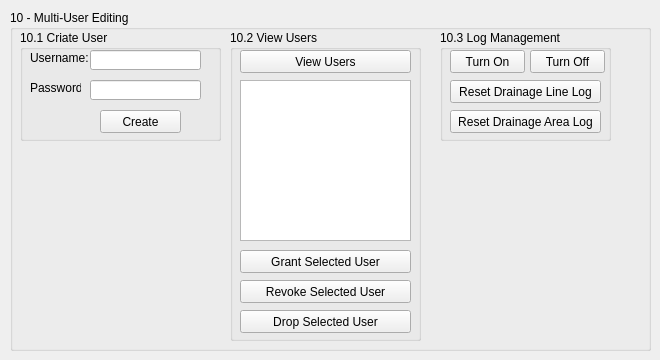
   <widget class="QWidget" name="tab_5">
    <attribute name="title">
     <string>Multi-User Editing</string>
    </attribute>
    <widget class="QGroupBox" name="groupBox_53">
     <property name="geometry">
      <rect>
       <x>10</x>
       <y>10</y>
       <width>641</width>
       <height>341</height>
      </rect>
     </property>
     <property name="title">
      <string>10 - Multi-User Editing</string>
     </property>
     <widget class="QGroupBox" name="groupBox_54">
      <property name="geometry">
       <rect>
        <x>430</x>
        <y>20</y>
        <width>171</width>
        <height>111</height>
       </rect>
      </property>
      <property name="title">
       <string>10.3 Log Management</string>
      </property>
      <widget class="QPushButton" name="pushButton_turn_off_audit">
       <property name="geometry">
        <rect>
         <x>90</x>
         <y>20</y>
         <width>75</width>
         <height>23</height>
        </rect>
       </property>
       <property name="text">
        <string>Turn Off</string>
       </property>
      </widget>
      <widget class="QPushButton" name="pushButton_turn_on_audit">
       <property name="geometry">
        <rect>
         <x>10</x>
         <y>20</y>
         <width>75</width>
         <height>23</height>
        </rect>
       </property>
       <property name="text">
        <string>Turn On</string>
       </property>
      </widget>
      <widget class="QPushButton" name="pushButton_reset_drainage_line_audit">
       <property name="geometry">
        <rect>
         <x>10</x>
         <y>50</y>
         <width>151</width>
         <height>23</height>
        </rect>
       </property>
       <property name="text">
        <string>Reset Drainage Line Log</string>
       </property>
      </widget>
      <widget class="QPushButton" name="pushButton_reset_drainage_area_audit">
       <property name="geometry">
        <rect>
         <x>10</x>
         <y>80</y>
         <width>151</width>
         <height>23</height>
        </rect>
       </property>
       <property name="text">
        <string>Reset Drainage Area Log</string>
       </property>
      </widget>
     </widget>
     <widget class="QGroupBox" name="groupBox_46">
      <property name="geometry">
       <rect>
        <x>220</x>
        <y>20</y>
        <width>191</width>
        <height>311</height>
       </rect>
      </property>
      <property name="title">
       <string>10.2 View Users</string>
      </property>
      <widget class="QPushButton" name="pushButton_drop_role">
       <property name="geometry">
        <rect>
         <x>10</x>
         <y>280</y>
         <width>171</width>
         <height>23</height>
        </rect>
       </property>
       <property name="text">
        <string>Drop Selected User</string>
       </property>
      </widget>
      <widget class="QPushButton" name="pushButton_check_role">
       <property name="geometry">
        <rect>
         <x>10</x>
         <y>20</y>
         <width>171</width>
         <height>23</height>
        </rect>
       </property>
       <property name="text">
        <string>View Users</string>
       </property>
      </widget>
      <widget class="QListWidget" name="listWidget_role">
       <property name="geometry">
        <rect>
         <x>10</x>
         <y>50</y>
         <width>171</width>
         <height>161</height>
        </rect>
       </property>
       <property name="sortingEnabled">
        <bool>true</bool>
       </property>
      </widget>
      <widget class="QPushButton" name="pushButton_disable_role">
       <property name="geometry">
        <rect>
         <x>10</x>
         <y>250</y>
         <width>171</width>
         <height>23</height>
        </rect>
       </property>
       <property name="text">
        <string>Revoke Selected User</string>
       </property>
      </widget>
      <widget class="QPushButton" name="pushButton_enable_role">
       <property name="geometry">
        <rect>
         <x>10</x>
         <y>220</y>
         <width>171</width>
         <height>23</height>
        </rect>
       </property>
       <property name="text">
        <string>Grant Selected User</string>
       </property>
      </widget>
     </widget>
     <widget class="QGroupBox" name="groupBox_56">
      <property name="geometry">
       <rect>
        <x>10</x>
        <y>20</y>
        <width>201</width>
        <height>111</height>
       </rect>
      </property>
      <property name="title">
       <string>10.1 Criate User</string>
      </property>
      <widget class="QLineEdit" name="lineEdit_role">
       <property name="geometry">
        <rect>
         <x>70</x>
         <y>20</y>
         <width>111</width>
         <height>20</height>
        </rect>
       </property>
      </widget>
      <widget class="QPushButton" name="pushButton_create_role">
       <property name="geometry">
        <rect>
         <x>80</x>
         <y>80</y>
         <width>81</width>
         <height>23</height>
        </rect>
       </property>
       <property name="text">
        <string>Create</string>
       </property>
      </widget>
      <widget class="QLineEdit" name="lineEdit_role_password">
       <property name="geometry">
        <rect>
         <x>70</x>
         <y>50</y>
         <width>111</width>
         <height>20</height>
        </rect>
       </property>
       <property name="echoMode">
        <enum>QLineEdit::Password</enum>
       </property>
      </widget>
      <widget class="QLabel" name="label">
       <property name="geometry">
        <rect>
         <x>10</x>
         <y>20</y>
         <width>61</width>
         <height>16</height>
        </rect>
       </property>
       <property name="text">
        <string>Username:</string>
       </property>
      </widget>
      <widget class="QLabel" name="label_6">
       <property name="geometry">
        <rect>
         <x>10</x>
         <y>50</y>
         <width>51</width>
         <height>16</height>
        </rect>
       </property>
       <property name="text">
        <string>Password:</string>
       </property>
      </widget>
     </widget>
    </widget>
   </widget>
